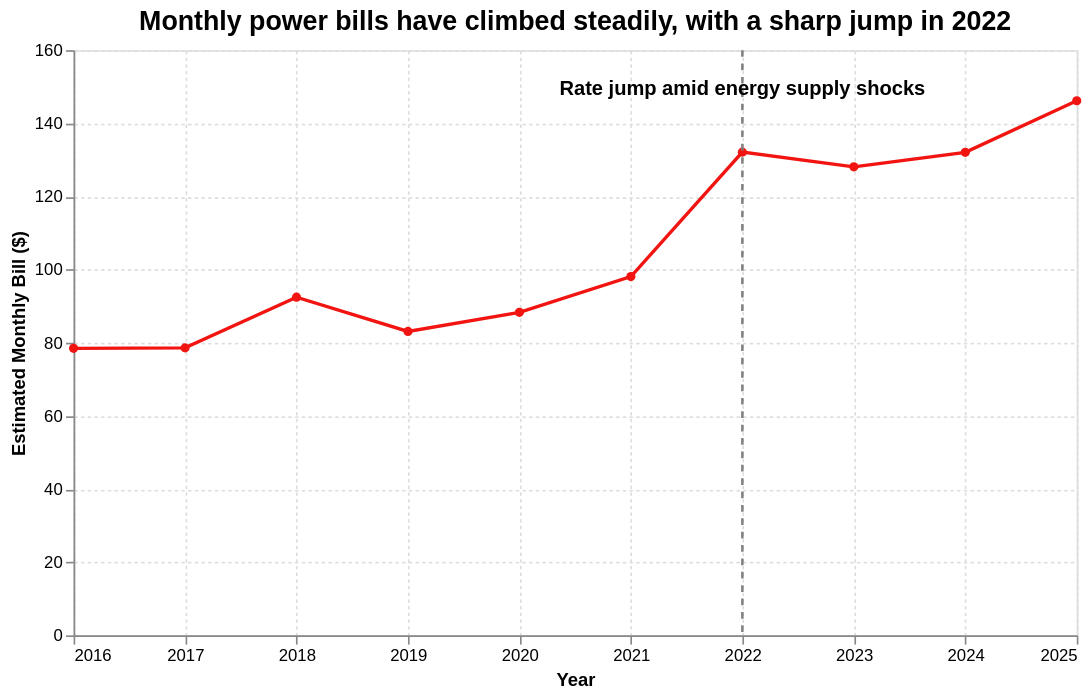

Notebook code cell kept with this figure:
### Markdown cell above
# **Dropped comparison between East Fishkill power rate and NYS mean/average because I am not 100% sure the calculated rates are comparable
data sources: https://www.nyserda.ny.gov/Energy-Prices/Electricity/Monthly-Avg-Electricity-Residential

### Code cell
import altair as alt
import pandas as pd

## 1. load data needed

df_rates = pd.read_csv("power_rates.csv")

# Clean dollar values
df_rates["Estimated Monthly Bill"] = (
    df_rates["Estimated Monthly Bill"]
    .str.replace("$", "", regex=False)
    .astype(float)
)

# Make sure Year is numeric
df_rates["Year"] = df_rates["Year"].astype(int)

## 2. reshape data for Altair

df_long = df_rates.melt(
    id_vars=["Year"],
    value_vars=["Estimated Monthly Bill"],
    var_name="Location",
    value_name="Bill",
)

df_long["Location"] = "Central Hudson (East Fishkill)"

## 3. main chart line

line = (
    alt.Chart(df_long)
    .mark_line(point=True)
    .encode(
        x=alt.X(
            "Year:Q",
            title="Year",
            axis=alt.Axis(
                values=list(range(2016, 2026)),
                format="d",
                labelAngle=0
            )
        ),
        y=alt.Y(
            "Bill:Q",
            title="Estimated Monthly Bill ($)"
        ),
        color=alt.Color(
            "Location:N",
            legend=None,
            scale=alt.Scale(range=["#F11410"])
        )
    )
)

## vertical annotation line for 2022

annotation_df = pd.DataFrame({
    "Year": [2022]
})

rule = (
    alt.Chart(annotation_df)
    .mark_rule(
        color="gray",
        strokeDash=[4,4],
        size=1.5
    )
    .encode(
        x="Year:Q"
    )
)

## 5. annotation text //needed to be centered over the 2022 vertical line and inside the plotting area//

# - Center the text over the 2022 vertical line.
# - Keep the annotation INSIDE the plotting area.
# - Split into two lines for readability.

annotation = (
    alt.Chart(annotation_df)
    .mark_text(
        text="Rate jump amid\nenergy supply shocks",
        align="center",      # Center text on the vertical rule
        baseline="top",
        dy=8,                # Small offset from the top of the plot
        fontSize=12,
        fontWeight="bold",
        color="black"
    )
    .encode(
        x=alt.X("Year:Q"),   # Same x-position as the dotted rule (2022)
        y=alt.value(10)      # Place near the top INSIDE the chart
    )
)
## combine layers and add //a real title//, width, height, and styling

chart = (
    (line + rule + annotation)
    .properties(
        title="Monthly power bills have climbed steadily, with a sharp jump in 2022",
        width=600,
        height=350,
    )
    .configure_title(
        fontSize=16,
        anchor="middle",
        font="sans-serif"
    )
    .configure_axis(
        grid=True,
        gridDash=[2,2],
        labelFont="sans-serif"
    )
)


chart.show()

### Figure 1 — Vega-Lite specification as saved in the notebook (floating-point values rounded to 4 significant figures)
{"config": {"view": {"continuousWidth": 300, "continuousHeight": 300}, "axis": {"grid": true, "gridDash": [2, 2], "labelFont": "sans-serif"}, "title": {"anchor": "middle", "font": "sans-serif", "fontSize": 16}}, "layer": [{"data": {"name": "data-98bb073e98e5948d393dcadc3e94ba55"}, "mark": {"type": "line", "point": true}, "encoding": {"color": {"field": "Location", "legend": null, "scale": {"range": ["#F11410"]}, "type": "nominal"}, "x": {"axis": {"format": "d", "labelAngle": 0, "values": [2016, 2017, 2018, 2019, 2020, 2021, 2022, 2023, 2024, 2025]}, "field": "Year", "title": "Year", "type": "quantitative"}, "y": {"field": "Bill", "title": "Estimated Monthly Bill ($)", "type": "quantitative"}}}, {"data": {"name": "data-8623cdf4f18a0607bcb6a5d94de88e3c"}, "mark": {"type": "rule", "color": "gray", "size": 1.5, "strokeDash": [4, 4]}, "encoding": {"x": {"field": "Year", "type": "quantitative"}}}, {"data": {"name": "data-8623cdf4f18a0607bcb6a5d94de88e3c"}, "mark": {"type": "text", "align": "center", "baseline": "top", "color": "black", "dy": 8, "fontSize": 12, "fontWeight": "bold", "text": "Rate jump amid\nenergy supply shocks"}, "encoding": {"x": {"field": "Year", "type": "quantitative"}, "y": {"value": 10}}}], "height": 350, "title": "Monthly power bills have climbed steadily, with a sharp jump in 2022", "width": 600, "$schema": "https://vega.github.io/schema/vega-lite/v6.4.1.json", "datasets": {"data-98bb073e98e5948d393dcadc3e94ba55": [{"Year": 2025, "Location": "Central Hudson (East Fishkill)", "Bill": 146.2}, {"Year": 2024, "Location": "Central Hudson (East Fishkill)", "Bill": 132.1}, {"Year": 2023, "Location": "Central Hudson (East Fishkill)", "Bill": 128.1}, {"Year": 2022, "Location": "Central Hudson (East Fishkill)", "Bill": 132.1}, {"Year": 2021, "Location": "Central Hudson (East Fishkill)", "Bill": 98.1}, {"Year": 2020, "Location": "Central Hudson (East Fishkill)", "Bill": 88.32}, {"Year": 2019, "Location": "Central Hudson (East Fishkill)", "Bill": 83.1}, {"Year": 2018, "Location": "Central Hudson (East Fishkill)", "Bill": 92.46}, {"Year": 2017, "Location": "Central Hudson (East Fishkill)", "Bill": 78.6}, {"Year": 2016, "Location": "Central Hudson (East Fishkill)", "Bill": 78.48}], "data-8623cdf4f18a0607bcb6a5d94de88e3c": [{"Year": 2022}]}}
